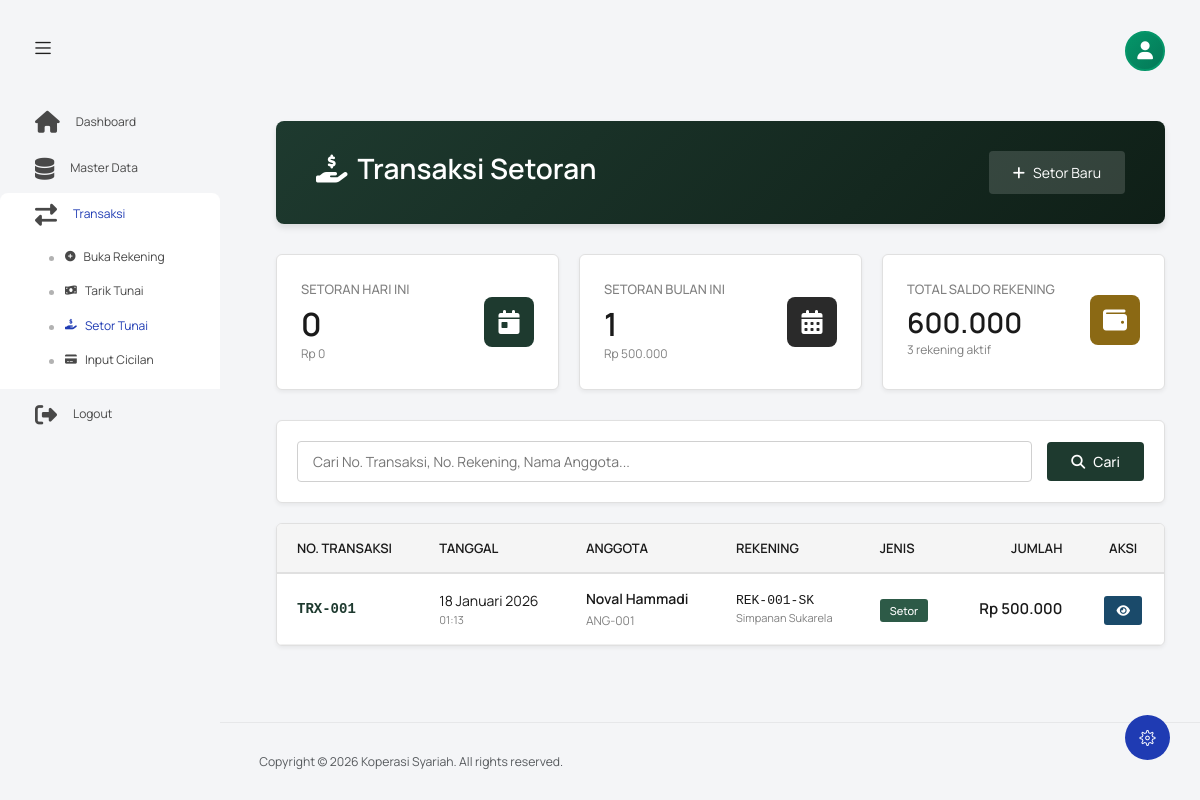
/index.php?controller=setor&action=index (signed in), run on the app's committed database.
### tables this page shows
CREATE TABLE `tb_transaksi_simpanan` (
  `id_transaksi` int NOT NULL,
  `no_transaksi` varchar(20) DEFAULT NULL,
  `tanggal_transaksi` datetime DEFAULT CURRENT_TIMESTAMP,
  `jenis_transaksi` enum('Setor','Tarik','Bagi Hasil') DEFAULT NULL,
  `jumlah` decimal(15,2) DEFAULT NULL,
  `keterangan` text,
  `id_simpanan` int DEFAULT NULL,
  `id_petugas` int DEFAULT NULL
);

CREATE TABLE `tb_anggota` (
  `id_anggota` int NOT NULL,
  `no_anggota` varchar(20) NOT NULL,
  `nik` varchar(16) NOT NULL,
  `nama_lengkap` varchar(100) NOT NULL,
  `jenis_kelamin` enum('L','P') NOT NULL,
  `tempat_lahir` varchar(50) DEFAULT NULL,
  `tanggal_lahir` date DEFAULT NULL,
  `alamat` text,
  `no_hp` varchar(15) DEFAULT NULL,
  `pekerjaan` varchar(50) DEFAULT NULL,
  `username` varchar(50) DEFAULT NULL,
  `password` varchar(255) DEFAULT NULL,
  `status_aktif` enum('Aktif','Non-Aktif') DEFAULT 'Aktif',
  `tanggal_daftar` date DEFAULT NULL
);

CREATE TABLE `tb_simpanan_anggota` (
  `id_simpanan` int NOT NULL,
  `no_rekening` varchar(20) DEFAULT NULL,
  `total_setoran` decimal(15,2) NOT NULL DEFAULT '0.00' COMMENT 'Total uang yang masuk',
  `total_penarikan` decimal(15,2) NOT NULL DEFAULT '0.00' COMMENT 'Total uang yang diambil',
  `saldo_terakhir` decimal(15,2) DEFAULT '0.00',
  `status` enum('Aktif','Tutup') DEFAULT 'Aktif',
  `id_anggota` int DEFAULT NULL,
  `id_jenis` int DEFAULT NULL
);

CREATE TABLE `tb_jenis_simpanan` (
  `id_jenis` int NOT NULL,
  `nama_simpanan` varchar(50) DEFAULT NULL,
  `akad` varchar(50) DEFAULT NULL,
  `minimal_setor` decimal(15,2) DEFAULT NULL
);

### views/setor/index.php (the view, shortened to what the rows shown need)
<?php
require_once __DIR__ . '/../../models/DashboardModel.php';
?>
<?php include('template/header.php'); ?>
<body class="with-welcome-text">
  <div class="container-scroller">
    <div class="container-fluid page-body-wrapper">
      <div class="main-panel">
        <div class="content-wrapper">
          <div class="row">
            <div class="col-sm-12">
              <div style="background: linear-gradient(135deg, #1e3a2f 0%, #0f1f17 100%); color: white; padding: 30px 40px; border-radius: 8px; margin-bottom: 30px; box-shadow: 0 4px 6px rgba(0, 0, 0, 0.1);">
                <div style="display: flex; justify-content: space-between; align-items: center;">
                  <div>
                    <h2 style="font-size: 28px; font-weight: 600; margin: 0 0 8px 0; color: white;">
                      <i class="fas fa-hand-holding-usd" style="margin-right: 10px;"></i>Transaksi Setoran
                    </h2>
                  </div>
                </div>
              </div>
              <div style="background: white; border: 1px solid #e0e0e0; border-radius: 6px; overflow: hidden; box-shadow: 0 2px 4px rgba(0, 0, 0, 0.06);">
                <div style="overflow-x: auto;">
                  <table style="width: 100%; border-collapse: collapse;">
                    <thead>
                      <tr style="background: #f5f5f5; border-bottom: 2px solid #e0e0e0;">
                        <th style="padding: 15px 20px; text-align: left; font-size: 13px; font-weight: 600; color: #1a1a1a; text-transform: uppercase;">No. Transaksi</th>
                        <th style="padding: 15px 20px; text-align: left; font-size: 13px; font-weight: 600; color: #1a1a1a; text-transform: uppercase;">Tanggal</th>
                        <th style="padding: 15px 20px; text-align: left; font-size: 13px; font-weight: 600; color: #1a1a1a; text-transform: uppercase;">Anggota</th>
                        <th style="padding: 15px 20px; text-align: left; font-size: 13px; font-weight: 600; color: #1a1a1a; text-transform: uppercase;">Rekening</th>
                        <th style="padding: 15px 20px; text-align: left; font-size: 13px; font-weight: 600; color: #1a1a1a; text-transform: uppercase;">Jenis</th>
                        <th style="padding: 15px 20px; text-align: right; font-size: 13px; font-weight: 600; color: #1a1a1a; text-transform: uppercase;">Jumlah</th>
                        <th style="padding: 15px 20px; text-align: center; font-size: 13px; font-weight: 600; color: #1a1a1a; text-transform: uppercase;">Aksi</th>
                      </tr>
                    </thead>
                    <tbody>
                      <?php if (empty($transaksi)): ?>
                        <tr>
                          <td colspan="7" style="padding: 40px; text-align: center; color: #808080;">
                            <i class="fas fa-inbox" style="font-size: 48px; margin-bottom: 15px; color: #b0b0b0;"></i>
                            <p style="margin: 0; font-size: 14px;">Tidak ada transaksi</p>
                            <?php if (!empty($search)): ?>
                              <p style="margin: 5px 0 0 0; font-size: 12px;">Coba kata kunci pencarian lain</p>
                            <?php else: ?>
                              <p style="margin: 5px 0 0 0; font-size: 12px;">
                                <a href="index.php?controller=setor&action=create" style="color: #1e3a2f; font-weight: 500;">Buat transaksi setoran baru</a>
                              </p>
                            <?php endif; ?>
                          </td>
                        </tr>
                      <?php else: ?>
                        <?php foreach ($transaksi as $row): ?>
                          <tr style="border-bottom: 1px solid #f0f0f0; transition: background 0.2s ease;">
                            <td style="padding: 15px 20px;">
                              <div style="font-family: 'Courier New', monospace; font-weight: 600; color: #1e3a2f; font-size: 14px;">
                                <?= htmlspecialchars($row['no_transaksi']) ?>
                              </div>
                            </td>
                            <td style="padding: 15px 20px; font-size: 14px; color: #1a1a1a;">
                              <?= DashboardModel::formatDateIndo($row['tanggal_transaksi']) ?>
                              <div style="font-size: 11px; color: #808080; margin-top: 2px;">
                                <?= date('H:i', strtotime($row['tanggal_transaksi'])) ?>
                              </div>
                            </td>
                            <td style="padding: 15px 20px;">
                              <div style="font-weight: 600; color: #1a1a1a; font-size: 14px; margin-bottom: 4px;">
                                <?= htmlspecialchars($row['nama_lengkap']) ?>
                              </div>
                              <div style="font-size: 12px; color: #808080;">
                                <?= htmlspecialchars($row['no_anggota']) ?>
                              </div>
                            </td>
                            <td style="padding: 15px 20px;">
                              <div style="font-family: 'Courier New', monospace; font-weight: 500; color: #1a1a1a; font-size: 13px;">
                                <?= htmlspecialchars($row['no_rekening']) ?>
                              </div>
                              <div style="font-size: 11px; color: #808080; margin-top: 2px;">
                                <?= htmlspecialchars($row['nama_simpanan']) ?>
                              </div>
                            </td>
                            <td style="padding: 15px 20px;">
                              <?php if ($row['jenis_transaksi'] === 'Setor'): ?>
                                <span style="background: #2d5a47; color: white; padding: 4px 10px; border-radius: 3px; font-size: 11px; font-weight: 500;">
                                  Setor
                                </span>
                              <?php else: ?>
                                <span style="background: #8b2a2a; color: white; padding: 4px 10px; border-radius: 3px; font-size: 11px; font-weight: 500;">
                                  Tarik
                                </span>
                              <?php endif; ?>
                            </td>
                            <td style="padding: 15px 20px; text-align: right;">
                              <div style="font-weight: 600; color: #1a1a1a; font-size: 15px;">
                                Rp <?= number_format($row['jumlah'], 0, ',', '.') ?>
                              </div>
                            </td>
                            <td style="padding: 15px 20px; text-align: center;">
                              <a href="index.php?controller=setor&action=view&id=<?= $row['id_transaksi'] ?>"
                                 style="padding: 6px 12px; background: #1a4a6a; color: white; border-radius: 3px; text-decoration: none; font-size: 12px; transition: all 0.3s ease;"
                                 title="Lihat Detail">
                                <i class="fas fa-eye"></i>
                              </a>
                            </td>
                          </tr>
                        <?php endforeach; ?>
                      <?php endif; ?>
                    </tbody>
                  </table>
                </div>
              </div>
            </div>
          </div>
        </div>
      </div>
    </div>
  </div>
</body>
</html>

### data on the page
tb_transaksi_simpanan: no_transaksi "TRX-001", tanggal_transaksi "18 Januari 2026", tanggal_transaksi "01:13", tb_anggota.nama_lengkap "Noval Hammadi", tb_anggota.no_anggota "ANG-001", id_simpanan.no_rekening "REK-001-SK", tb_jenis_simpanan.nama_simpanan "Simpanan Sukarela", jenis_transaksi "Setor", jumlah "500.000"

### other printed values
$statistics['hari_ini']['total_transaksi'] "0"
$statistics['hari_ini']['total_setor'] "0"
$statistics['bulan_ini']['total_transaksi'] "1"
$statistics['bulan_ini']['total_setor'] "500.000"
$statistics['saldo']['total_saldo'] "600.000"
$statistics['saldo']['total_rekening'] "3"
